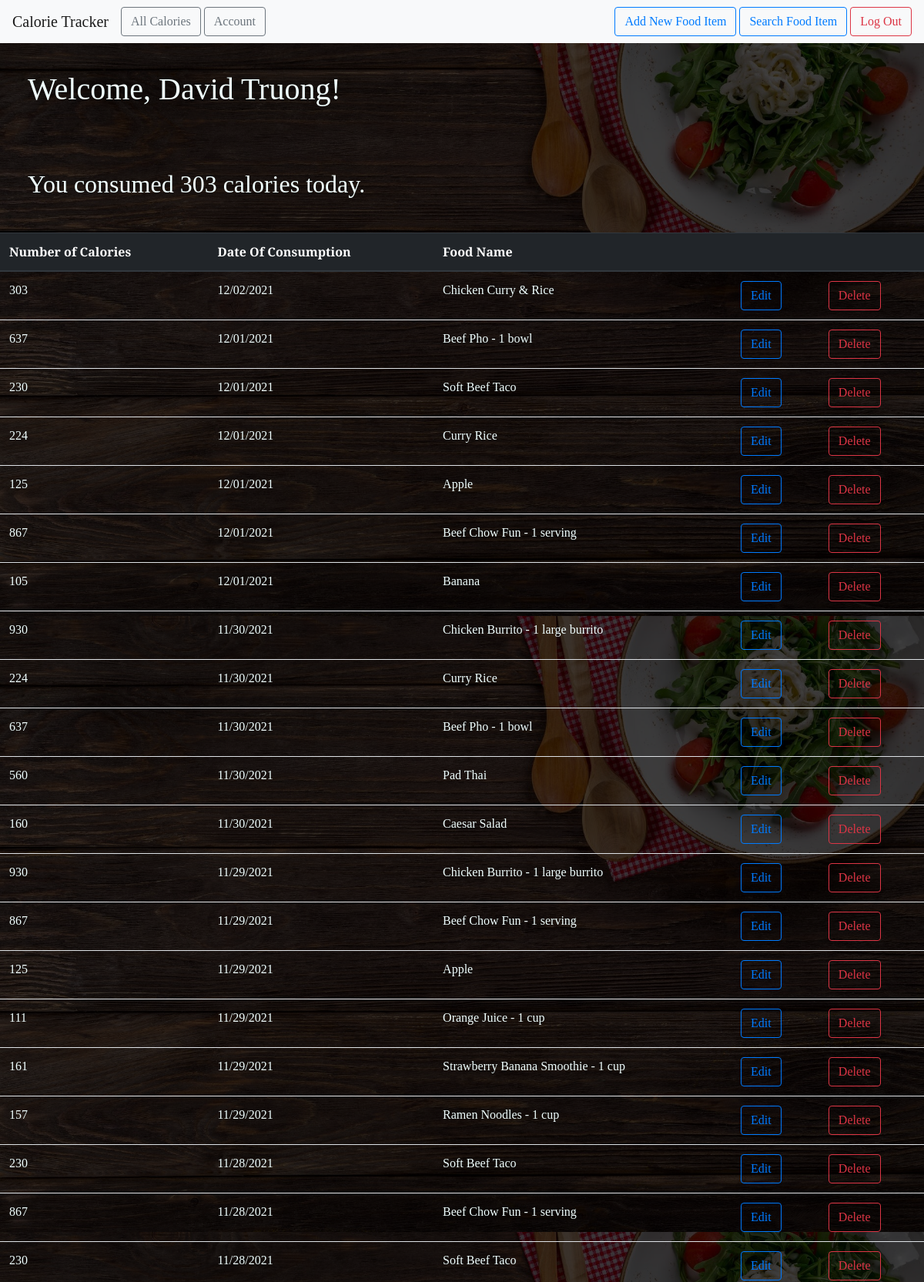
The page /all (signed in, upper part) on the database its author committed.
### food_website/models.py (models this page shows)
class User(db.Model, UserMixin):
    id = db.Column(db.Integer, primary_key=True)
    email = db.Column(db.String(100), unique=True)
    password = db.Column(db.String(100))
    name = db.Column(db.String(1000))
    foods = db.relationship('FoodItem', backref='author', lazy=True)

class FoodItem(db.Model):
    id = db.Column(db.Integer, primary_key=True)
    food_name = db.Column(db.Text, nullable=False)
    date_posted = db.Column(db.DateTime, nullable=False,
                            default=datetime.utcnow)
    calorie = db.Column(db.Integer, nullable=False)
    user_id = db.Column(db.Integer, db.ForeignKey('user.id'), nullable=False)
    def __lt__(self, other):
        return self.date_posted < other.date_posted

### food_website/main.py (the view)
@main.route("/all")
@login_required
def user_fooditems():
    user = User.query.filter_by(email=current_user.email).first_or_404()
    foods = user.foods
    totalCalorie = 0
    my_date = datetime.now(pytz.timezone('US/Pacific'))
    my_datetime = datetime(my_date.year, my_date.month, my_date.day)
    foods.sort()
    foods.reverse()
    for food in foods:
        if my_datetime.date() == food.date_posted.date():
            totalCalorie = totalCalorie + food.calorie
    return render_template('all_fooditems.html', foods=foods, user=user, totalCalorie=totalCalorie)

### food_website/__init__.py (called while the page is built)
def create_app():
    app = Flask(__name__)
    app.config['SECRET_KEY'] = 'out-secret-key-goes-here'
    app.config['SQLALCHEMY_DATABASE_URI'] = 'sqlite:///db.sqlite'
    db.init_app(app)
    login_manager = LoginManager()
    login_manager.login_view = 'auth.login'
    login_manager.init_app(app)
    from .models import User
    create_database(app)
    @login_manager.user_loader
    def load_user(user_id):
        return User.query.get(int(user_id))
    from .auth import auth as auth_blueprint
    app.register_blueprint(auth_blueprint)
    from .main import main as main_blueprint
    app.register_blueprint(main_blueprint)
    return app

### food_website/templates/all_fooditems.html
{% extends "base.html" %} {% block head %} {{ super() }}
<link
  rel="stylesheet"
  href="{{ url_for('static', filename= 'extended_beauty.css') }}"
/>
{% endblock %} {% block content %}
<h1 id="intro">
  Welcome, {{ user.name }}!
</h1>
<h2 id="intro">
  You consumed {{ totalCalorie }} calories today.
</h2>
<div>
  <table class="table table-hover" width="100%" cellspacing="0" cellpadding="0" style='font-family: "Arvo", serif;'>
    <thead class="thead-dark">
      <tr id="textstyle">
        <th scope="col">Number of Calories</th>
        <th scope="col">Date Of Consumption</th>
        <th scope="col">Food Name</th>
        <th scope="col"></th>
        <th scope="col"></th>
      </tr>
    </thead>
    <tbody>
      {% for food in foods %}
      <tr>
        <td>{{ food.calorie }}</td>
        <td>{{ food.date_posted.strftime('%m/%d/%Y') }}</td>
        <td>{{ food.food_name }}</td>
        <td>
          <a
            href="{{ url_for('main.update_fooditem', food_id=food.id) }}"
            class="btn btn-outline-primary"
            role="button"
          >
            Edit
          </a>
        </td>
        <td>
          <a
            href="{{ url_for('main.delete_fooditem', food_id=food.id) }}"
            class="btn btn-outline-danger"
            role="button"
          >
            Delete
          </a>
        </td>
      </tr>
      {% endfor %}
    </tbody>
  </table>
</div>
{% endblock %}

### food_website/static/beauty.css (style rules this page uses)
* { font-family: "Arvo", serif; }

### food_website/static/extended_beauty.css (style rules this page uses)
h1, h2, h4, p { font-family: "Arvo", serif; }
#intro { padding-top: 3%; padding-right: 3%; padding-bottom: 3%; padding-left: 3%; }
#textstyle { font-family: "Arvo", serif; }

### food_website/static/style.css (style rules this page uses)
.banner { width: 100%; height: 100vh; background-image: linear-gradient(rgba(0, 0, 0, 0.75), rgba(0, 0, 0, 0.75)), url(background.jpg); background-size: cover; background-position: center; color: azure; font-family: "Arvo", serif; }

### rows shown on the page
User: name "David Truong"
FoodItem: calorie "303", date_posted "12/02/2021", food_name "Chicken Curry & Rice"
FoodItem: calorie "637", date_posted "12/01/2021", food_name "Beef Pho - 1 bowl"
FoodItem: calorie "230", date_posted "12/01/2021", food_name "Soft Beef Taco"
FoodItem: calorie "224", date_posted "12/01/2021", food_name "Curry Rice"
FoodItem: calorie "125", date_posted "12/01/2021", food_name "Apple"
FoodItem: calorie "867", date_posted "12/01/2021", food_name "Beef Chow Fun - 1 serving"
FoodItem: calorie "105", date_posted "12/01/2021", food_name "Banana"
FoodItem: calorie "930", date_posted "11/30/2021", food_name "Chicken Burrito - 1 large burrito"
FoodItem: calorie "224", date_posted "11/30/2021", food_name "Curry Rice"
FoodItem: calorie "637", date_posted "11/30/2021", food_name "Beef Pho - 1 bowl"
FoodItem: calorie "560", date_posted "11/30/2021", food_name "Pad Thai"
FoodItem: calorie "160", date_posted "11/30/2021", food_name "Caesar Salad"
FoodItem: calorie "930", date_posted "11/29/2021", food_name "Chicken Burrito - 1 large burrito"
FoodItem: calorie "867", date_posted "11/29/2021", food_name "Beef Chow Fun - 1 serving"
FoodItem: calorie "125", date_posted "11/29/2021", food_name "Apple"
FoodItem: calorie "111", date_posted "11/29/2021", food_name "Orange Juice - 1 cup"
FoodItem: calorie "161", date_posted "11/29/2021", food_name "Strawberry Banana Smoothie - 1 cup"
FoodItem: calorie "157", date_posted "11/29/2021", food_name "Ramen Noodles - 1 cup"
FoodItem: calorie "230", date_posted "11/28/2021", food_name "Soft Beef Taco"
FoodItem: calorie "867", date_posted "11/28/2021", food_name "Beef Chow Fun - 1 serving"
FoodItem: calorie "230", date_posted "11/28/2021", food_name "Soft Beef Taco"

### other values the page prints
{{ totalCalorie }} "303"
